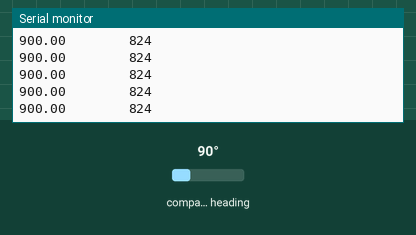
The sketch below on a simulated Arduino Uno, built with avr-gcc and run on an emulated ATmega328P. On the bench: the last lines printed to the serial monitor. Wiring (inferred from the names in the program): CMPS compass at I2C address 0x60. Inputs (shaded band) come from the test bench; at power-on: compass heading 90°. The ROS host is connected and sends only what is stated.

Above: at 1.2 s.
1.3 s: compass heading set to 7°
At 2.3 s:
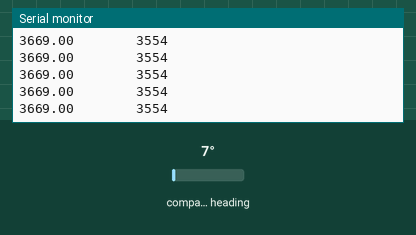
4.3 s: compass heading set to 90°
At 4.8 s:
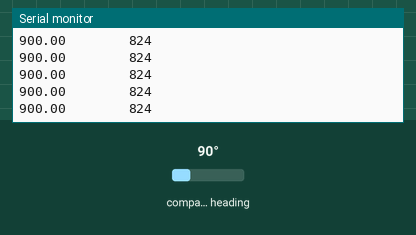
7.3 s: compass heading set to 180°
At 7.8 s:
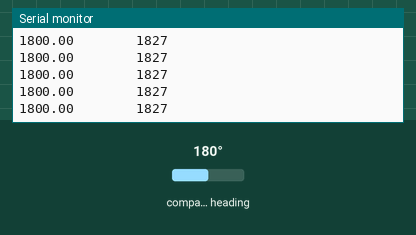
16.3 s: compass heading set to 90°
At 17.0 s:
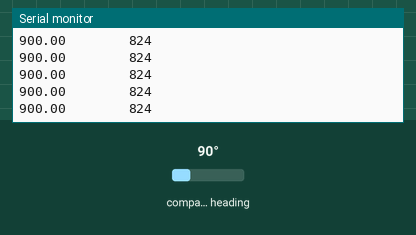
Timing chart, 0 to 19.3 s (numbered marks = the images above; inputs shaded):
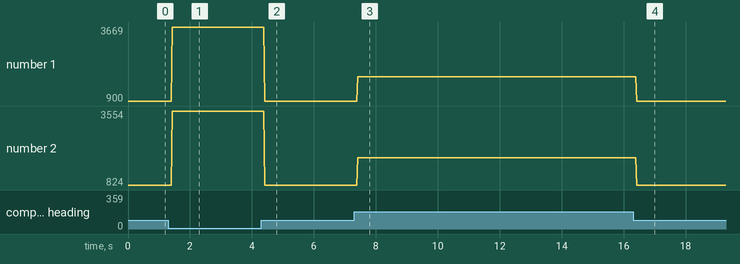

Measured:
- after the input at 1.3 s, the serial monitor: prints a new line after 0.13 s (image 1)
- after the input at 7.3 s, the serial monitor: prints a new line after 0.12 s (image 3)
- after the input at 16.3 s, the serial monitor: prints a new line after 0.12 s (image 4)
- plotted number 1: 900 → 3669 after the input at 1.3 s, 900 → 1800 after the input at 7.3 s, 1800 → 900 after the input at 16.3 s
- plotted number 2: 824 → 3554 after the input at 1.3 s, 824 → 1827 after the input at 7.3 s, 1827 → 824 after the input at 16.3 s

The sketch:

publishCoordinate.ino
```cpp
/*
 * rosserial PubSub Example
 * Prints "hello world!" and toggles led
 */

#include <TimerOne.h>
#include <Wire.h>
#include <ros.h>
#include <std_msgs/Char.h>
#include <geometry_msgs/Pose2D.h>
#include <SoftwareSerial.h>

#define KUADRAN1 121
#define KUADRAN2 971
#define KUADRAN3 1772
#define KUADRAN4 2697

#define Address 0x60

SoftwareSerial mySerial(10, 11); // RX, TX

ros::NodeHandle  nh;

uint8_t xOmni1, xOmni2;
uint8_t yOmni1, yOmni2;
uint8_t xFront1, xFront2;
uint8_t yFront1, yFront2;
int camOmniX, camOmniY;
int camFrontX, camFrontY;
char conData, conSelData;
uint8_t buffer[2]; // I2C buffer
float derajat;
int anglefix;
int anglefix2;

void camOmniCb( const geometry_msgs::Pose2D& camOmni){
  camOmniX = camOmni.x;
  camOmniY = camOmni.y;
}

void control( const std_msgs::Char& control){
  conData = control.data;
}

void control_select( const std_msgs::Char& control_select){
  conSelData = control_select.data;
}

ros::Subscriber<geometry_msgs::Pose2D> sub("bot1camOmni", camOmniCb );
ros::Subscriber<std_msgs::Char> control_subscriber("control", control );
ros::Subscriber<std_msgs::Char> control_select_subscriber("control", control_select );

void i2cWrite(uint8_t address, uint8_t registerAddress) {
  Wire.beginTransmission(address);
  Wire.write(registerAddress);
  Wire.endTransmission();
}

uint8_t* i2cRead(uint8_t address, uint8_t registerAddress, uint8_t nbytes) {
  Wire.beginTransmission(address);
  Wire.write(registerAddress);
  Wire.endTransmission();
  Wire.beginTransmission(address);
  Wire.requestFrom(address, nbytes);
  for (uint8_t i = 0; i < nbytes; i++)
    buffer[i] = Wire.read();
  Wire.endTransmission();
  return buffer;
}

double getAngleHigh() {
  uint8_t* data = i2cRead(Address, 2, 2);
  return (((data[0] << 8) + data[1]));
}

void cmpsLoop(int kuadran1, int kuadran2, int kuadran3, int kuadran4)
{
  double angleHigh = getAngleHigh();

  if ((angleHigh >= kuadran1) && (angleHigh < kuadran2))
  {
    anglefix = map(angleHigh, kuadran1, kuadran2, 0, 900);
  }
  if ((angleHigh >= kuadran2) && (angleHigh < kuadran3))
  {
    anglefix = map(angleHigh, kuadran2, kuadran3, 900, 1800);
  }
  else if ((angleHigh >= kuadran3) && (angleHigh < kuadran4))
  {
    anglefix = map(angleHigh, kuadran3, kuadran4, 1800, 2700);
  }
  else if ((angleHigh >= kuadran4) || (angleHigh < kuadran1))
  {
    if(angleHigh < kuadran1)
      angleHigh += 3599;

    anglefix = map(angleHigh, kuadran4, 3599 + kuadran1, 2700, 3599);
  }

  Serial.print(angleHigh);
  Serial.print("        ");
  Serial.println(anglefix);

  anglefix2 = anglefix % 100;
  anglefix = anglefix / 100;
}

void interruptHandler()
{

  xOmni1 = camOmniX/10;
  xOmni2 = camOmniX%10;
  yOmni1 = camOmniY/10;
  yOmni2 = camOmniY%10;

  mySerial.write("q");
  mySerial.write(xOmni1);
  mySerial.write("w");
  mySerial.write(xOmni2);
  mySerial.write("e");
  mySerial.write(yOmni1);
  mySerial.write("r");
  mySerial.write(yOmni2);

  mySerial.write("t");
  mySerial.write(conData);
  mySerial.write("y");
  mySerial.write(conSelData);

  mySerial.write("C");
  mySerial.write(anglefix);
  mySerial.write("O");
  mySerial.write(anglefix2);
}

//std_msgs::String str_msg;
//ros::Publisher chatter("chatter", &str_msg);

void setup()
{
  Serial.begin(9600);
  Wire.begin();
  nh.initNode();
//  nh.advertise(chatter);
  nh.subscribe(sub);
  mySerial.begin(9600);
  Timer1.initialize(50000);
  Timer1.attachInterrupt(interruptHandler);
}

void loop()
{
  cmpsLoop(KUADRAN1, KUADRAN2, KUADRAN3, KUADRAN4);
  nh.spinOnce();
}
```
